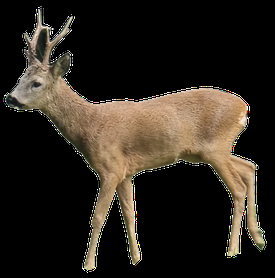
#> input picture test/test_object_detection/deer_trans_bg_1.png, 275 x 278 px, shrunk from 1265 x 1282 before the run
$ python insert_deer_cv2.py
#> lines starting #> are read from the running program, lines starting #| are printed output that depends on the picture; after the words box and inside, x2 and y2 are one past the last pixel; in counts of white or black regions, pixels touching at a corner belong together
import cv2
import numpy as np

# Load the images with alpha channel
img_add = cv2.imread('deer_trans_bg_1.png', cv2.IMREAD_UNCHANGED)
#> img_add is the input picture: shape (278, 275, 4); mean B, G, R, A 30.3, 39, 45.8, 66.6
#  Load image with no alpha channel
img_bg = cv2.imread('test.jpg', cv2.IMREAD_UNCHANGED)
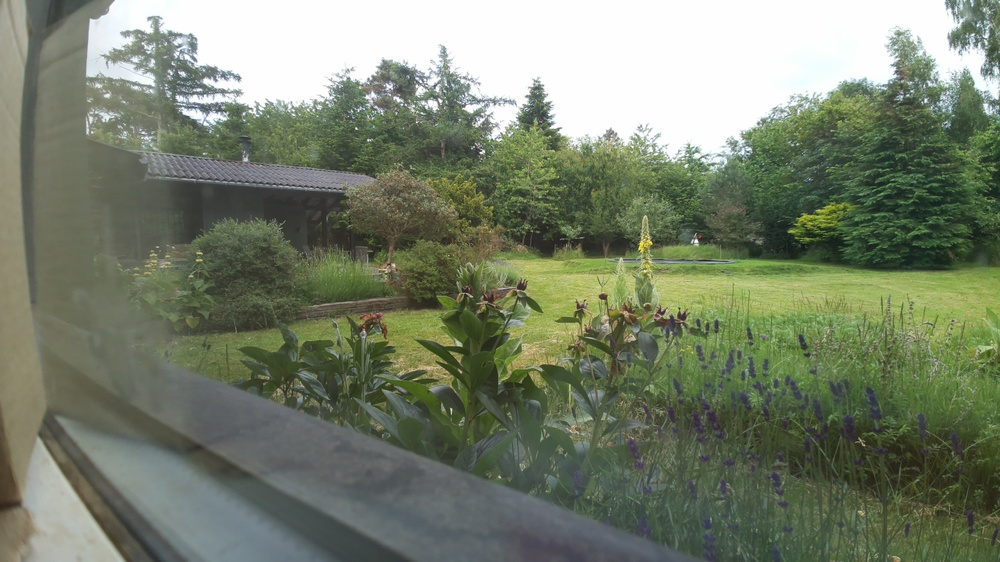
#> input picture test/test_object_detection/test.jpg, 1000 x 562 px, shrunk from 4608 x 2592 before the run
#> img_bg is the input picture: shape (562, 1000, 3); mean B, G, R 108.1, 128.6, 119.8

# Debug
print("img_add: "+str(img_add.shape))
#| img_add: (278, 275, 4)
print("img_bg:  "+str(img_bg.shape))
#| img_bg:  (562, 1000, 3)

# Split the channels of both images
b1, g1, r1, a1 = cv2.split(img_add)
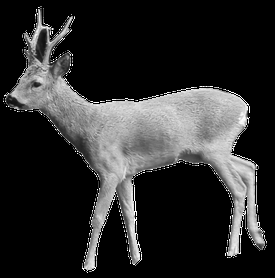
#> r1: shape (278, 275); min 0, max 255, mean 45.8
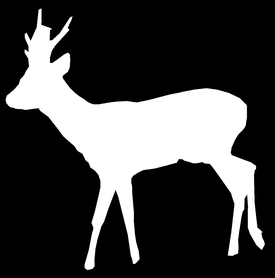
#> a1: shape (278, 275); min 0, max 255, mean 66.6
b2, g2, r2 = cv2.split(img_bg[0:img_add.shape[0],0:img_add.shape[1]])

print(b1.shape)
#| (278, 275)
print(b2.shape)
#| (278, 275)
#exit

# Define a custom function
def custom_operation(x, y, a):
    return y if a==0 else x

# Apply the custom function element-wise using vectorize
vectorized_operation = np.vectorize(custom_operation)
b = vectorized_operation(b1, b2, a1)
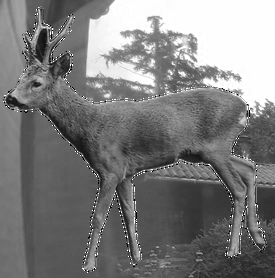
#> b: shape (278, 275); min 0, max 255, mean 124.5
g = vectorized_operation(g1, g2, a1)
r = vectorized_operation(r1, r2, a1)
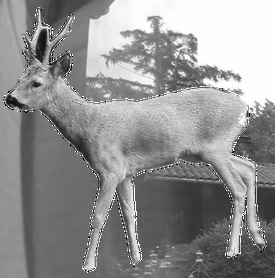
#> r: shape (278, 275); min 0, max 255, mean 144.8

# Merge the blended channels back into a single image
blended_image = cv2.merge([b, g, r])
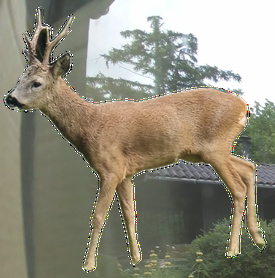
#> blended_image: shape (278, 275, 3); mean B, G, R 124.5, 140.9, 144.8

# Add to background
img_bg_new = img_bg
img_bg_new[0:img_add.shape[0],0:img_add.shape[1]] = blended_image
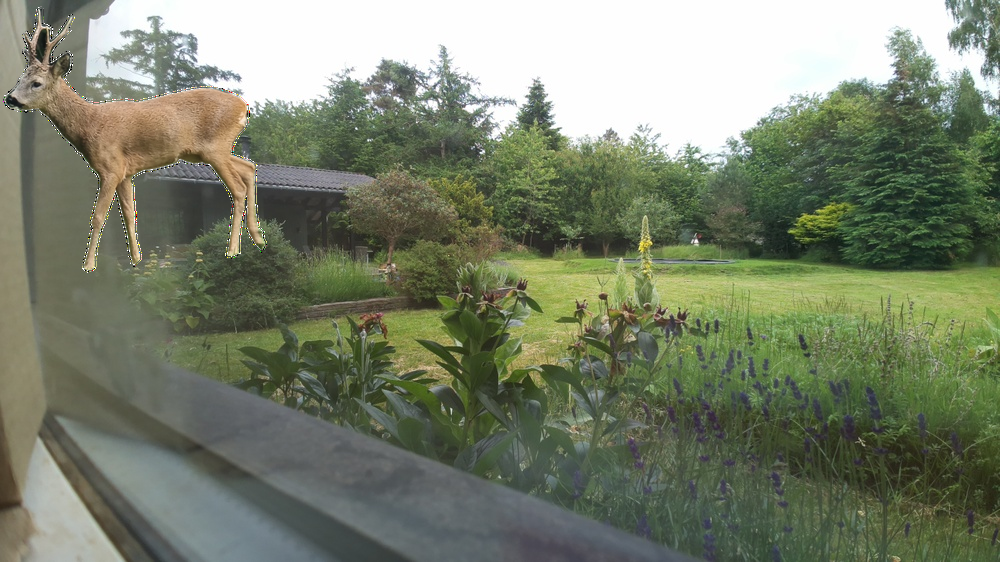
#> img_bg_new: shape (562, 1000, 3); 3.98% of pixels changed, all inside (x1, y1, x2, y2) = (3, 6, 267, 273)

# Save the resulting image
cv2.imwrite('blended_image.png', img_bg_new)
